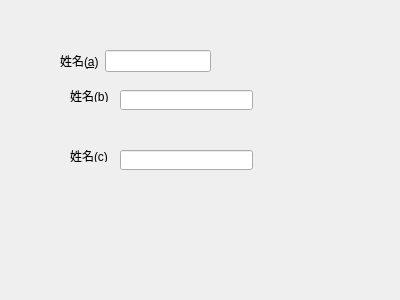
<?xml version="1.0" encoding="UTF-8"?>
<ui version="4.0">
 <class>Form</class>
 <widget class="QWidget" name="Form">
  <property name="geometry">
   <rect>
    <x>0</x>
    <y>0</y>
    <width>400</width>
    <height>300</height>
   </rect>
  </property>
  <property name="windowTitle">
   <string>Form</string>
  </property>
  <widget class="QLabel" name="label_2">
   <property name="geometry">
    <rect>
     <x>70</x>
     <y>90</y>
     <width>47</width>
     <height>12</height>
    </rect>
   </property>
   <property name="text">
    <string>姓名(&amp;b)</string>
   </property>
   <property name="buddy">
    <cstring>lineEdit_2</cstring>
   </property>
  </widget>
  <widget class="QLineEdit" name="lineEdit_2">
   <property name="geometry">
    <rect>
     <x>120</x>
     <y>90</y>
     <width>133</width>
     <height>20</height>
    </rect>
   </property>
  </widget>
  <widget class="QLabel" name="label_3">
   <property name="geometry">
    <rect>
     <x>70</x>
     <y>150</y>
     <width>47</width>
     <height>12</height>
    </rect>
   </property>
   <property name="text">
    <string>姓名(&amp;c)</string>
   </property>
   <property name="buddy">
    <cstring>lineEdit_3</cstring>
   </property>
  </widget>
  <widget class="QLineEdit" name="lineEdit_3">
   <property name="geometry">
    <rect>
     <x>120</x>
     <y>150</y>
     <width>133</width>
     <height>20</height>
    </rect>
   </property>
  </widget>
  <widget class="QWidget" name="">
   <property name="geometry">
    <rect>
     <x>60</x>
     <y>50</y>
     <width>151</width>
     <height>22</height>
    </rect>
   </property>
   <layout class="QHBoxLayout" name="horizontalLayout">
    <item>
     <widget class="QLabel" name="label">
      <property name="text">
       <string>姓名(&amp;a)</string>
      </property>
      <property name="buddy">
       <cstring>lineEdit</cstring>
      </property>
     </widget>
    </item>
    <item>
     <widget class="QLineEdit" name="lineEdit"/>
    </item>
   </layout>
  </widget>
 </widget>
 <resources/>
 <connections/>
</ui>
